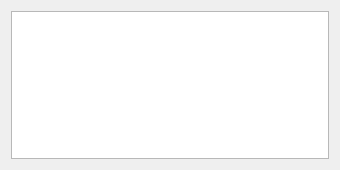
<?xml version="1.0" encoding="UTF-8"?>
<ui version="4.0">
 <class>SelectInfo</class>
 <widget class="QDialog" name="SelectInfo">
  <property name="geometry">
   <rect>
    <x>0</x>
    <y>0</y>
    <width>340</width>
    <height>170</height>
   </rect>
  </property>
  <property name="sizePolicy">
   <sizepolicy hsizetype="Expanding" vsizetype="Expanding">
    <horstretch>0</horstretch>
    <verstretch>0</verstretch>
   </sizepolicy>
  </property>
  <property name="windowTitle">
   <string>Dialog</string>
  </property>
  <layout class="QVBoxLayout" name="verticalLayout">
   <item>
    <widget class="QTableView" name="tableView"/>
   </item>
  </layout>
 </widget>
 <resources/>
 <connections/>
</ui>
